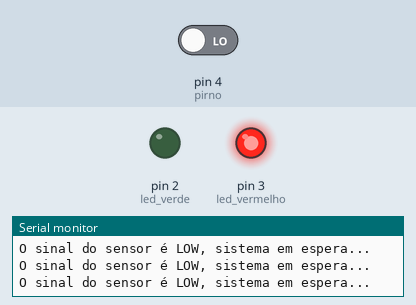
Bench run of a sketch on a simulated Arduino Uno, built with avr-gcc and run on an emulated ATmega328P. Shown: output pins drawn as LEDs (lit = HIGH), the last lines printed to the serial monitor. The inputs (shaded band) are chosen by the test bench; at power-on: pin 4 (pirno) LOW.

Above: at 2.8 s.
2.9 s: pin 4 (pirno) driven HIGH
At 4.1 s:
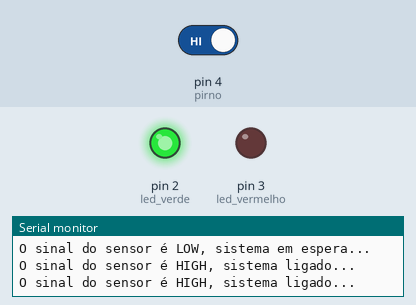
4.5 s: pin 4 (pirno) driven LOW
At 5.7 s:
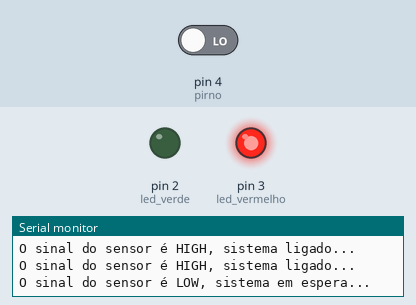
Timing chart, 0 to 7.5 s (numbered marks = the images above; inputs shaded):
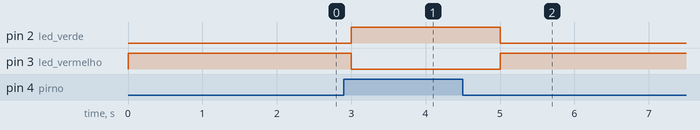

Measured:
- after the input at 2.9 s, pin 2 (led_verde): LOW → HIGH after 0.10 s; pin 3 (led_vermelho): HIGH → LOW after 0.10 s
- after the input at 4.5 s, pin 2 (led_verde): HIGH → LOW after 0.50 s; pin 3 (led_vermelho): LOW → HIGH after 0.50 s

The sketch:

PIR.ino
```cpp
long int tempo_lido;

int tempo_max = 30000;

int led_vermelho = 3;
int led_verde = 2;
int pirno = 4;

bool leitura;


void setup() {
  pinMode( led_vermelho, OUTPUT );
  pinMode( led_verde, OUTPUT );
  pinMode( pirno, INPUT );

  Serial.begin(9600);
}

void loop() {

  leitura = digitalRead(pirno);

  if (leitura == 1){
    Serial.println("O sinal do sensor é HIGH, sistema ligado... ");
    tempo_lido = millis();
    digitalWrite(led_verde, HIGH);
    digitalWrite(led_vermelho, LOW);

  }else{
    if( millis() - tempo_lido > tempo_max){
      Serial.println( "Tempo limite atingido... Sistema Desligado até a próxima medição HIGH...");

    }else{
      Serial.println("O sinal do sensor é LOW, sistema em espera... ");
      digitalWrite(led_vermelho, HIGH);
      digitalWrite(led_verde, LOW);
    }
  }

  delay(1000);

}
```
